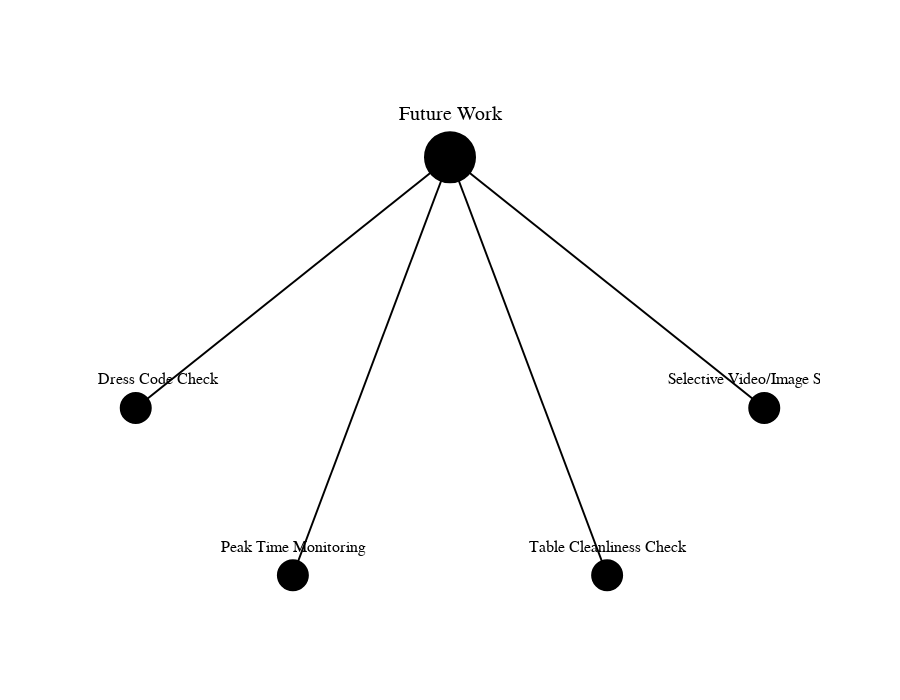

The notebook cell this image was saved under:
### Code cell
import plotly.graph_objects as go

# Define nodes and connections
labels = ['Future Work', '           Dress Code Check', 'Peak Time Monitoring', 'Table Cleanliness Check', 'Selective Video/Image Storage']
connections = [
    (0, 1), (0, 2), (0, 3), (0, 4)  # All nodes connected to 'Future Work'
]

# Adjust node positions for better spacing
x_coords = [0.5, 0.2, 0.35, 0.65, 0.8]  # Spread nodes horizontally
y_coords = [1.0, 0.7, 0.5, 0.5, 0.7]    # Spread nodes vertically

# Create the network diagram
fig = go.Figure()

# Add nodes with black text and no background
for i, label in enumerate(labels):
    fig.add_trace(go.Scatter(
        x=[x_coords[i]],
        y=[y_coords[i]],
        mode='markers+text',
        text=[label],
        textposition="top center",
        textfont=dict(size=20 if i == 0 else 16, color='black', family='Arial Black'),
        marker=dict(
            size=50 if i == 0 else 30,  # Central node is larger
            color='black',  # White node color
            line=dict(color='black', width=2)  # Black border for nodes
        ),
        name=label
    ))

# Add connections with simple black lines
for connection in connections:
    x_from, x_to = x_coords[connection[0]], x_coords[connection[1]]
    y_from, y_to = y_coords[connection[0]], y_coords[connection[1]]
    fig.add_trace(go.Scatter(
        x=[x_from, x_to, None],
        y=[y_from, y_to, None],
        mode='lines',
        line=dict(color='black', width=2),  # Solid black lines
        showlegend=False
    ))

# Customize layout for a clean look
fig.update_layout(
    title=dict(
        font=dict(size=28, color='black', family='Arial Black'),
        x=0.5,  # Center title
        xanchor='center'
    ),
    showlegend=False,
    width=900,
    height=700,
    xaxis=dict(showgrid=False, zeroline=False, showticklabels=False),
    yaxis=dict(showgrid=False, zeroline=False, showticklabels=False),
    paper_bgcolor='rgba(0,0,0,0)',  # Transparent paper background
    plot_bgcolor='rgba(0,0,0,0)'   # Transparent plot background
)

# Show the figure
fig.show()

### Figure 1 — Plotly figure (JSON) as saved in the notebook; plotly's stock layout.template omitted (floating-point values rounded to 4 significant figures)
{"data": [{"marker": {"color": "black", "line": {"color": "black", "width": 2}, "size": 50}, "mode": "markers+text", "name": "Future Work", "text": ["Future Work"], "textfont": {"color": "black", "family": "Arial Black", "size": 20}, "textposition": "top center", "type": "scatter", "x": [0.5], "y": [1]}, {"marker": {"color": "black", "line": {"color": "black", "width": 2}, "size": 30}, "mode": "markers+text", "name": "           Dress Code Check", "text": ["           Dress Code Check"], "textfont": {"color": "black", "family": "Arial Black", "size": 16}, "textposition": "top center", "type": "scatter", "x": [0.2], "y": [0.7]}, {"marker": {"color": "black", "line": {"color": "black", "width": 2}, "size": 30}, "mode": "markers+text", "name": "Peak Time Monitoring", "text": ["Peak Time Monitoring"], "textfont": {"color": "black", "family": "Arial Black", "size": 16}, "textposition": "top center", "type": "scatter", "x": [0.35], "y": [0.5]}, {"marker": {"color": "black", "line": {"color": "black", "width": 2}, "size": 30}, "mode": "markers+text", "name": "Table Cleanliness Check", "text": ["Table Cleanliness Check"], "textfont": {"color": "black", "family": "Arial Black", "size": 16}, "textposition": "top center", "type": "scatter", "x": [0.65], "y": [0.5]}, {"marker": {"color": "black", "line": {"color": "black", "width": 2}, "size": 30}, "mode": "markers+text", "name": "Selective Video/Image Storage", "text": ["Selective Video/Image Storage"], "textfont": {"color": "black", "family": "Arial Black", "size": 16}, "textposition": "top center", "type": "scatter", "x": [0.8], "y": [0.7]}, {"line": {"color": "black", "width": 2}, "mode": "lines", "showlegend": false, "type": "scatter", "x": [0.5, 0.2, null], "y": [1, 0.7, null]}, {"line": {"color": "black", "width": 2}, "mode": "lines", "showlegend": false, "type": "scatter", "x": [0.5, 0.35, null], "y": [1, 0.5, null]}, {"line": {"color": "black", "width": 2}, "mode": "lines", "showlegend": false, "type": "scatter", "x": [0.5, 0.65, null], "y": [1, 0.5, null]}, {"line": {"color": "black", "width": 2}, "mode": "lines", "showlegend": false, "type": "scatter", "x": [0.5, 0.8, null], "y": [1, 0.7, null]}], "layout": {"height": 700, "paper_bgcolor": "rgba(0,0,0,0)", "plot_bgcolor": "rgba(0,0,0,0)", "showlegend": false, "title": {"font": {"color": "black", "family": "Arial Black", "size": 28}, "x": 0.5, "xanchor": "center"}, "width": 900, "xaxis": {"showgrid": false, "showticklabels": false, "zeroline": false}, "yaxis": {"showgrid": false, "showticklabels": false, "zeroline": false}}}
